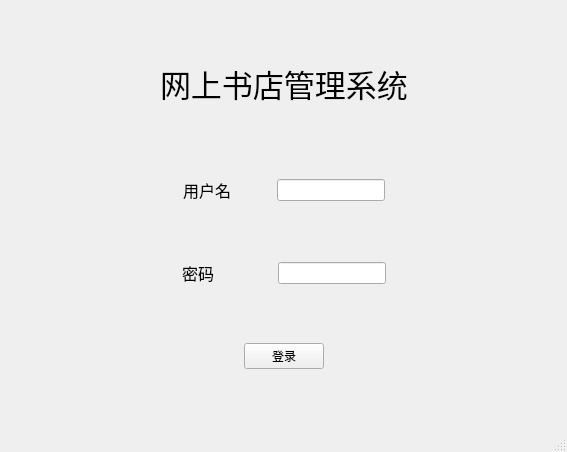
<?xml version="1.0" encoding="UTF-8"?>
<ui version="4.0">
 <class>admin_login</class>
 <widget class="QMainWindow" name="admin_login">
  <property name="geometry">
   <rect>
    <x>0</x>
    <y>0</y>
    <width>567</width>
    <height>452</height>
   </rect>
  </property>
  <property name="windowTitle">
   <string>管理员登录</string>
  </property>
  <widget class="QWidget" name="centralwidget">
   <layout class="QGridLayout" name="gridLayout">
    <item row="0" column="0">
     <spacer name="verticalSpacer">
      <property name="orientation">
       <enum>Qt::Vertical</enum>
      </property>
      <property name="sizeHint" stdset="0">
       <size>
        <width>20</width>
        <height>38</height>
       </size>
      </property>
     </spacer>
    </item>
    <item row="1" column="0">
     <layout class="QHBoxLayout" name="horizontalLayout_7">
      <item>
       <spacer name="horizontalSpacer_10">
        <property name="orientation">
         <enum>Qt::Horizontal</enum>
        </property>
        <property name="sizeHint" stdset="0">
         <size>
          <width>40</width>
          <height>20</height>
         </size>
        </property>
       </spacer>
      </item>
      <item>
       <widget class="QLabel" name="title_label">
        <property name="font">
         <font>
          <pointsize>23</pointsize>
         </font>
        </property>
        <property name="text">
         <string>网上书店管理系统</string>
        </property>
       </widget>
      </item>
      <item>
       <spacer name="horizontalSpacer_11">
        <property name="orientation">
         <enum>Qt::Horizontal</enum>
        </property>
        <property name="sizeHint" stdset="0">
         <size>
          <width>40</width>
          <height>20</height>
         </size>
        </property>
       </spacer>
      </item>
     </layout>
    </item>
    <item row="2" column="0">
     <spacer name="verticalSpacer_2">
      <property name="orientation">
       <enum>Qt::Vertical</enum>
      </property>
      <property name="sizeHint" stdset="0">
       <size>
        <width>20</width>
        <height>66</height>
       </size>
      </property>
     </spacer>
    </item>
    <item row="3" column="0">
     <layout class="QHBoxLayout" name="horizontalLayout_4">
      <item>
       <spacer name="horizontalSpacer_4">
        <property name="orientation">
         <enum>Qt::Horizontal</enum>
        </property>
        <property name="sizeHint" stdset="0">
         <size>
          <width>40</width>
          <height>20</height>
         </size>
        </property>
       </spacer>
      </item>
      <item>
       <layout class="QHBoxLayout" name="horizontalLayout">
        <item>
         <widget class="QLabel" name="u_account_label">
          <property name="font">
           <font>
            <pointsize>12</pointsize>
           </font>
          </property>
          <property name="text">
           <string>用户名</string>
          </property>
         </widget>
        </item>
        <item>
         <spacer name="horizontalSpacer_2">
          <property name="orientation">
           <enum>Qt::Horizontal</enum>
          </property>
          <property name="sizeHint" stdset="0">
           <size>
            <width>40</width>
            <height>20</height>
           </size>
          </property>
         </spacer>
        </item>
        <item>
         <widget class="QLineEdit" name="u_account"/>
        </item>
       </layout>
      </item>
      <item>
       <spacer name="horizontalSpacer_5">
        <property name="orientation">
         <enum>Qt::Horizontal</enum>
        </property>
        <property name="sizeHint" stdset="0">
         <size>
          <width>40</width>
          <height>20</height>
         </size>
        </property>
       </spacer>
      </item>
     </layout>
    </item>
    <item row="4" column="0">
     <spacer name="verticalSpacer_3">
      <property name="orientation">
       <enum>Qt::Vertical</enum>
      </property>
      <property name="sizeHint" stdset="0">
       <size>
        <width>20</width>
        <height>38</height>
       </size>
      </property>
     </spacer>
    </item>
    <item row="5" column="0">
     <layout class="QHBoxLayout" name="horizontalLayout_5">
      <item>
       <spacer name="horizontalSpacer_6">
        <property name="orientation">
         <enum>Qt::Horizontal</enum>
        </property>
        <property name="sizeHint" stdset="0">
         <size>
          <width>40</width>
          <height>20</height>
         </size>
        </property>
       </spacer>
      </item>
      <item>
       <layout class="QHBoxLayout" name="horizontalLayout_2">
        <item>
         <widget class="QLabel" name="u_pswd_label">
          <property name="font">
           <font>
            <pointsize>12</pointsize>
           </font>
          </property>
          <property name="text">
           <string>密码</string>
          </property>
         </widget>
        </item>
        <item>
         <spacer name="horizontalSpacer_3">
          <property name="orientation">
           <enum>Qt::Horizontal</enum>
          </property>
          <property name="sizeHint" stdset="0">
           <size>
            <width>58</width>
            <height>20</height>
           </size>
          </property>
         </spacer>
        </item>
        <item>
         <widget class="QLineEdit" name="u_pswd">
          <property name="echoMode">
           <enum>QLineEdit::Password</enum>
          </property>
         </widget>
        </item>
       </layout>
      </item>
      <item>
       <spacer name="horizontalSpacer_7">
        <property name="orientation">
         <enum>Qt::Horizontal</enum>
        </property>
        <property name="sizeHint" stdset="0">
         <size>
          <width>40</width>
          <height>20</height>
         </size>
        </property>
       </spacer>
      </item>
     </layout>
    </item>
    <item row="6" column="0">
     <spacer name="verticalSpacer_4">
      <property name="orientation">
       <enum>Qt::Vertical</enum>
      </property>
      <property name="sizeHint" stdset="0">
       <size>
        <width>20</width>
        <height>38</height>
       </size>
      </property>
     </spacer>
    </item>
    <item row="7" column="0">
     <layout class="QHBoxLayout" name="horizontalLayout_6">
      <item>
       <spacer name="horizontalSpacer_8">
        <property name="orientation">
         <enum>Qt::Horizontal</enum>
        </property>
        <property name="sizeHint" stdset="0">
         <size>
          <width>40</width>
          <height>20</height>
         </size>
        </property>
       </spacer>
      </item>
      <item>
       <layout class="QHBoxLayout" name="horizontalLayout_3">
        <item>
         <widget class="QPushButton" name="pushButton_log">
          <property name="text">
           <string>登录</string>
          </property>
         </widget>
        </item>
       </layout>
      </item>
      <item>
       <spacer name="horizontalSpacer_9">
        <property name="orientation">
         <enum>Qt::Horizontal</enum>
        </property>
        <property name="sizeHint" stdset="0">
         <size>
          <width>40</width>
          <height>20</height>
         </size>
        </property>
       </spacer>
      </item>
     </layout>
    </item>
    <item row="8" column="0">
     <spacer name="verticalSpacer_5">
      <property name="orientation">
       <enum>Qt::Vertical</enum>
      </property>
      <property name="sizeHint" stdset="0">
       <size>
        <width>20</width>
        <height>38</height>
       </size>
      </property>
     </spacer>
    </item>
   </layout>
  </widget>
  <widget class="QMenuBar" name="menubar">
   <property name="geometry">
    <rect>
     <x>0</x>
     <y>0</y>
     <width>567</width>
     <height>23</height>
    </rect>
   </property>
  </widget>
  <widget class="QStatusBar" name="statusbar"/>
 </widget>
 <resources/>
 <connections/>
</ui>
